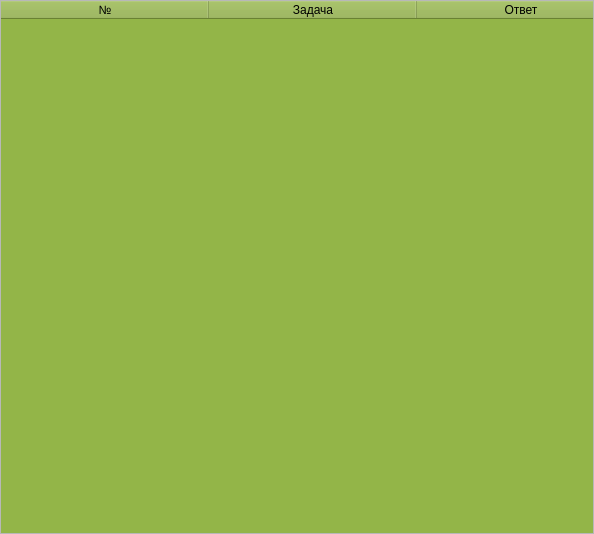
<?xml version="1.0" encoding="UTF-8"?>
<ui version="4.0">
 <class>Dialog</class>
 <widget class="QDialog" name="Dialog">
  <property name="geometry">
   <rect>
    <x>0</x>
    <y>0</y>
    <width>594</width>
    <height>534</height>
   </rect>
  </property>
  <property name="sizePolicy">
   <sizepolicy hsizetype="Expanding" vsizetype="Minimum">
    <horstretch>0</horstretch>
    <verstretch>0</verstretch>
   </sizepolicy>
  </property>
  <property name="windowTitle">
   <string>Комплекс</string>
  </property>
  <property name="styleSheet">
   <string notr="true"/>
  </property>
  <layout class="QVBoxLayout" name="verticalLayout">
   <property name="leftMargin">
    <number>0</number>
   </property>
   <property name="topMargin">
    <number>0</number>
   </property>
   <property name="rightMargin">
    <number>0</number>
   </property>
   <property name="bottomMargin">
    <number>0</number>
   </property>
   <item>
    <widget class="QScrollArea" name="scrollArea">
     <property name="contextMenuPolicy">
      <enum>Qt::DefaultContextMenu</enum>
     </property>
     <property name="frameShadow">
      <enum>QFrame::Plain</enum>
     </property>
     <property name="horizontalScrollBarPolicy">
      <enum>Qt::ScrollBarAlwaysOff</enum>
     </property>
     <property name="sizeAdjustPolicy">
      <enum>QAbstractScrollArea::AdjustToContents</enum>
     </property>
     <property name="widgetResizable">
      <bool>true</bool>
     </property>
     <widget class="QWidget" name="scrollAreaWidgetContents">
      <property name="geometry">
       <rect>
        <x>0</x>
        <y>0</y>
        <width>592</width>
        <height>532</height>
       </rect>
      </property>
      <layout class="QHBoxLayout" name="horizontalLayout_2">
       <property name="spacing">
        <number>0</number>
       </property>
       <property name="leftMargin">
        <number>0</number>
       </property>
       <property name="topMargin">
        <number>0</number>
       </property>
       <property name="rightMargin">
        <number>0</number>
       </property>
       <property name="bottomMargin">
        <number>0</number>
       </property>
       <item>
        <widget class="QTableWidget" name="table_lesson">
         <property name="sizePolicy">
          <sizepolicy hsizetype="Expanding" vsizetype="Expanding">
           <horstretch>0</horstretch>
           <verstretch>0</verstretch>
          </sizepolicy>
         </property>
         <property name="contextMenuPolicy">
          <enum>Qt::NoContextMenu</enum>
         </property>
         <property name="styleSheet">
          <string notr="true">background-color: rgb(147, 181, 72);
font:16pt &quot;Consolas&quot;;</string>
         </property>
         <property name="frameShape">
          <enum>QFrame::NoFrame</enum>
         </property>
         <property name="frameShadow">
          <enum>QFrame::Plain</enum>
         </property>
         <property name="lineWidth">
          <number>0</number>
         </property>
         <property name="verticalScrollBarPolicy">
          <enum>Qt::ScrollBarAsNeeded</enum>
         </property>
         <property name="horizontalScrollBarPolicy">
          <enum>Qt::ScrollBarAlwaysOff</enum>
         </property>
         <property name="sizeAdjustPolicy">
          <enum>QAbstractScrollArea::AdjustToContents</enum>
         </property>
         <property name="autoScroll">
          <bool>false</bool>
         </property>
         <property name="alternatingRowColors">
          <bool>false</bool>
         </property>
         <property name="selectionMode">
          <enum>QAbstractItemView::NoSelection</enum>
         </property>
         <property name="textElideMode">
          <enum>Qt::ElideRight</enum>
         </property>
         <property name="verticalScrollMode">
          <enum>QAbstractItemView::ScrollPerPixel</enum>
         </property>
         <property name="showGrid">
          <bool>true</bool>
         </property>
         <property name="gridStyle">
          <enum>Qt::NoPen</enum>
         </property>
         <property name="cornerButtonEnabled">
          <bool>true</bool>
         </property>
         <property name="rowCount">
          <number>0</number>
         </property>
         <attribute name="horizontalHeaderVisible">
          <bool>true</bool>
         </attribute>
         <attribute name="horizontalHeaderCascadingSectionResizes">
          <bool>false</bool>
         </attribute>
         <attribute name="horizontalHeaderDefaultSectionSize">
          <number>208</number>
         </attribute>
         <attribute name="horizontalHeaderHighlightSections">
          <bool>true</bool>
         </attribute>
         <attribute name="horizontalHeaderMinimumSectionSize">
          <number>38</number>
         </attribute>
         <attribute name="verticalHeaderVisible">
          <bool>false</bool>
         </attribute>
         <attribute name="verticalHeaderDefaultSectionSize">
          <number>100</number>
         </attribute>
         <attribute name="verticalHeaderHighlightSections">
          <bool>false</bool>
         </attribute>
         <attribute name="verticalHeaderMinimumSectionSize">
          <number>44</number>
         </attribute>
         <column>
          <property name="text">
           <string>№</string>
          </property>
          <property name="font">
           <font>
            <weight>50</weight>
            <bold>false</bold>
           </font>
          </property>
          <property name="background">
           <color>
            <red>255</red>
            <green>255</green>
            <blue>255</blue>
           </color>
          </property>
         </column>
         <column>
          <property name="text">
           <string>Задача</string>
          </property>
         </column>
         <column>
          <property name="text">
           <string> Ответ </string>
          </property>
         </column>
        </widget>
       </item>
      </layout>
     </widget>
    </widget>
   </item>
  </layout>
 </widget>
 <resources/>
 <connections/>
</ui>
